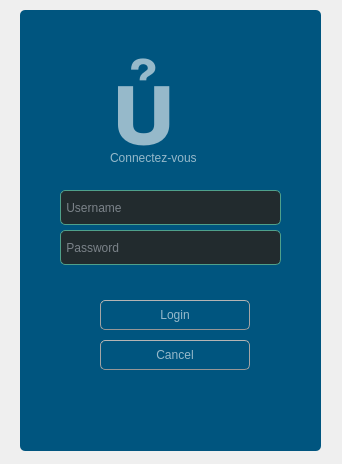
<?xml version="1.0" encoding="UTF-8"?>
<ui version="4.0">
 <class>MainWindow</class>
 <widget class="QMainWindow" name="MainWindow">
  <property name="geometry">
   <rect>
    <x>0</x>
    <y>0</y>
    <width>342</width>
    <height>464</height>
   </rect>
  </property>
  <property name="windowTitle">
   <string>Connexion</string>
  </property>
  <property name="styleSheet">
   <string notr="true">
QCheckBox {
	padding:2px;
}
QCheckBox:hover {
	border-radius:4px;
	border-style:solid;
	border-width:1px;
	padding-left: 1px;
	padding-right: 1px;
	padding-bottom: 1px;
	padding-top: 1px;
	border-color: rgb(255,150,60);
	background-color:qlineargradient(spread:pad, x1:0.5, y1:1, x2:0.5, y2:0, stop:0 rgba(190, 90, 50, 50), stop:1 rgba(250, 130, 40, 50));
}
QCheckBox::indicator:checked {
	border-radius:4px;
	border-style:solid;
	border-width:1px;
	border-color: rgb(246, 134, 86);
  	background-color:rgb(246, 134, 86)
}
QCheckBox::indicator:unchecked {
	border-radius:4px;
	border-style:solid;
	border-width:1px;
	border-color:rgb(246, 134, 86);
  	background-color:rgb(255,255,255);
}
QColorDialog {
	background-color:#f0f0f0;
}
QComboBox {
	color:rgb(81,72,65);
	background: #ffffff;
}
QComboBox:editable {
	background: #ffffff;
	color: rgb(81,72,65);
	selection-color:rgb(81,72,65);
	selection-background-color: #ffffff;
}
QComboBox QAbstractItemView {
	color:rgb(81,72,65);	
	background: #ffffff;
	selection-color: #ffffff;
	selection-background-color: rgb(246, 134, 86);
}
QComboBox:!editable:on, QComboBox::drop-down:editable:on {
	color:  #1e1d23;	
	background: #ffffff;
}
QDateTimeEdit {
	color:rgb(81,72,65);
	background-color: #ffffff;
}
QDateEdit {
	color:rgb(81,72,65);
	background-color: #ffffff;
}
QDialog {
	background-color:#f0f0f0;
}
QDoubleSpinBox {
	color:rgb(81,72,65);
	background-color: #ffffff;
}
QFontComboBox {
	color:rgb(81,72,65);
	background-color: #ffffff;
}
QLabel {
	color:rgb(17,17,17);
}
QLineEdit {
	background-color:rgb(255,255,255);
	selection-background-color:rgb(236,116,64);
	color:rgb(17,17,17);
}
QMenuBar {
	color:rgb(223,219,210);
	background-color:rgb(65,64,59);
}
QMenuBar::item {
	padding-top:4px;
	padding-left:4px;
	padding-right:4px;
	color:rgb(223,219,210);
	background-color:rgb(65,64,59);
}
QMenuBar::item:selected {
	color:rgb(255,255,255);
	padding-top:2px;
	padding-left:2px;
	padding-right:2px;
	border-top-width:2px;
	border-left-width:2px;
	border-right-width:2px;
	border-top-right-radius:4px;
	border-top-left-radius:4px;
	border-style:solid;
	background-color:rgb(65,64,59);
	border-top-color: rgb(47,47,44);
	border-right-color: qlineargradient(spread:pad, x1:0, y1:1, x2:1, y2:0, stop:0 rgba(90, 87, 78, 255), stop:1 rgba(47,47,44, 255));
	border-left-color:  qlineargradient(spread:pad, x1:1, y1:0, x2:0, y2:0, stop:0 rgba(90, 87, 78, 255), stop:1 rgba(47,47,44, 255));
}
QMenu {
	color:rgb(223,219,210);
	background-color:rgb(65,64,59);
}
QMenu::item {
	color:rgb(223,219,210);
	padding-left:20px;
	padding-top:4px;
	padding-bottom:4px;
	padding-right:10px;
}
QMenu::item:selected {
	color:rgb(255,255,255);
	background-color: qlineargradient(spread:pad, x1:0.5, y1:1, x2:0.5, y2:0, stop:0 rgba(225, 108, 54, 255), stop:1 rgba(246, 134, 86, 255));
	border-style:solid;
	border-width:3px;
	padding-left:17px;
	padding-top:4px;
	padding-bottom:4px;
	padding-right:7px;
	border-bottom-color:qlineargradient(spread:pad, x1:0.5, y1:1, x2:0.5, y2:0, stop:0 rgba(175,85,48,255), stop:1 rgba(236,114,67, 255));
	border-top-color:qlineargradient(spread:pad, x1:0.5, y1:1, x2:0.5, y2:0, stop:0 rgba(253,156,113,255), stop:1 rgba(205,90,46, 255));
	border-right-color:qlineargradient(spread:pad, x1:0, y1:0.5, x2:1, y2:0.5, stop:0 rgba(253,156,113,255), stop:1 rgba(205,90,46, 255));
	border-left-color:qlineargradient(spread:pad, x1:1, y1:0.5, x2:0, y2:0.5, stop:0 rgba(253,156,113,255), stop:1 rgba(205,90,46, 255));
}
QPlainTextEdit {
	border-width: 1px;
	border-style: solid;
	border-color:transparent;
	color:rgb(17,17,17);
	selection-background-color:rgb(236,116,64);
}
QProgressBar {
	text-align: center;
	color: rgb(0, 0, 0);
	border-width: 1px; 
	border-radius: 10px;
	border-style: inset;
	border-color: rgb(150,150,150);
	background-color:rgb(221,221,219);
}
QProgressBar::chunk:horizontal {
	background-color: qlineargradient(spread:pad, x1:0.5, y1:1, x2:0.5, y2:0, stop:0 rgba(225, 108, 54, 255), stop:1 rgba(246, 134, 86, 255));
	border-style: solid;
	border-radius:8px;
	border-width:1px;
	border-bottom-color:qlineargradient(spread:pad, x1:0.5, y1:1, x2:0.5, y2:0, stop:0 rgba(175,85,48,255), stop:1 rgba(236,114,67, 255));
	border-top-color:qlineargradient(spread:pad, x1:0.5, y1:1, x2:0.5, y2:0, stop:0 rgba(253,156,113,255), stop:1 rgba(205,90,46, 255));
	border-right-color:qlineargradient(spread:pad, x1:0, y1:0.5, x2:1, y2:0.5, stop:0 rgba(253,156,113,255), stop:1 rgba(205,90,46, 255));
	border-left-color:qlineargradient(spread:pad, x1:1, y1:0.5, x2:0, y2:0.5, stop:0 rgba(253,156,113,255), stop:1 rgba(205,90,46, 255));
}
QPushButton{
	color:rgb(17,17,17);
	border-width: 1px;
	border-radius: 6px;
	border-bottom-color: rgb(150,150,150);
	border-right-color: rgb(165,165,165);
	border-left-color: rgb(165,165,165);
	border-top-color: rgb(180,180,180);
	border-style: solid;
	padding: 4px;
	background-color: qlineargradient(spread:pad, x1:0.5, y1:1, x2:0.5, y2:0, stop:0 rgba(220, 220, 220, 255), stop:1 rgba(255, 255, 255, 255));
}
QPushButton:hover{
	color:rgb(17,17,17);
	border-width: 1px;
	border-radius:6px;
	border-top-color: rgb(255,150,60);
	border-right-color: qlineargradient(spread:pad, x1:0, y1:1, x2:1, y2:0, stop:0 rgba(200, 70, 20, 255), stop:1 rgba(255,150,60, 255));
	border-left-color:  qlineargradient(spread:pad, x1:1, y1:0, x2:0, y2:0, stop:0 rgba(200, 70, 20, 255), stop:1 rgba(255,150,60, 255));
	border-bottom-color: rgb(200,70,20);
	border-style: solid;
	padding: 2px;
	background-color: qlineargradient(spread:pad, x1:0.5, y1:1, x2:0.5, y2:0, stop:0 rgba(220, 220, 220, 255), stop:1 rgba(255, 255, 255, 255));
}
QPushButton:default{
	color:rgb(17,17,17);
	border-width: 1px;
	border-radius:6px;
	border-top-color: rgb(255,150,60);
	border-right-color: qlineargradient(spread:pad, x1:0, y1:1, x2:1, y2:0, stop:0 rgba(200, 70, 20, 255), stop:1 rgba(255,150,60, 255));
	border-left-color:  qlineargradient(spread:pad, x1:1, y1:0, x2:0, y2:0, stop:0 rgba(200, 70, 20, 255), stop:1 rgba(255,150,60, 255));
	border-bottom-color: rgb(200,70,20);
	border-style: solid;
	padding: 2px;
	background-color: qlineargradient(spread:pad, x1:0.5, y1:1, x2:0.5, y2:0, stop:0 rgba(220, 220, 220, 255), stop:1 rgba(255, 255, 255, 255));
}
QPushButton:pressed{
	color:rgb(17,17,17);
	border-width: 1px;
	border-radius: 6px;
	border-width: 1px;
	border-top-color: rgba(255,150,60,200);
	border-right-color: qlineargradient(spread:pad, x1:0, y1:1, x2:1, y2:0, stop:0 rgba(200, 70, 20, 255), stop:1 rgba(255,150,60, 200));
	border-left-color:  qlineargradient(spread:pad, x1:1, y1:0, x2:0, y2:0, stop:0 rgba(200, 70, 20, 255), stop:1 rgba(255,150,60, 200));
	border-bottom-color: rgba(200,70,20,200);
	border-style: solid;
	padding: 2px;
	background-color: qlineargradient(spread:pad, x1:0.5, y1:0, x2:0.5, y2:1, stop:0 rgba(220, 220, 220, 255), stop:1 rgba(255, 255, 255, 255));
}
QPushButton:disabled{
	color:rgb(174,167,159);
	border-width: 1px;
	border-radius: 6px;
	background-color: qlineargradient(spread:pad, x1:0.5, y1:1, x2:0.5, y2:0, stop:0 rgba(200, 200, 200, 255), stop:1 rgba(230, 230, 230, 255));
}
QRadioButton {
	padding: 1px;
}
QRadioButton::indicator:checked {
	height: 10px;
	width: 10px;
	border-style:solid;
	border-radius:5px;
	border-width: 1px;
	border-color: rgba(246, 134, 86, 255);
	color: #a9b7c6;
	background-color:rgba(246, 134, 86, 255);
}
QRadioButton::indicator:!checked {
	height: 10px;
	width: 10px;
	border-style:solid;
	border-radius:5px;
	border-width: 1px;
	border-color: rgb(246, 134, 86);
	color: #a9b7c6;
	background-color: transparent;
}
QScrollArea {
	color: #FFFFFF;
	background-color:#f0f0f0;
}
QSlider::groove {
	border-style: solid;
	border-width: 1px;
	border-color: rgb(207,207,207);
}
QSlider::groove:horizontal {
	height: 5px;
	background: rgb(246, 134, 86);
}
QSlider::groove:vertical {
	width: 5px;
	background: rgb(246, 134, 86);
}
QSlider::handle:horizontal {
	background: rgb(253,253,253);
	border-style: solid;
	border-width: 1px;
	border-color: rgb(207,207,207);
	width: 12px;
	margin: -5px 0;
	border-radius: 7px;
}
QSlider::handle:vertical {
	background: rgb(253,253,253);
	border-style: solid;
	border-width: 1px;
	border-color: rgb(207,207,207);
	height: 12px;
	margin: 0 -5px;
	border-radius: 7px;
}
QSlider::add-page:horizontal {
 	background: white;
}
QSlider::add-page:vertical {
	background: white;
}
QSlider::sub-page:horizontal {
	background: rgb(246, 134, 86);
}
QSlider::sub-page:vertical {
  	background: rgb(246, 134, 86);
}
QStatusBar {
	color:rgb(81,72,65);
}
QSpinBox {
	color:rgb(81,72,65);
	background-color: #ffffff;
}
QScrollBar:horizontal {
	max-height: 20px;
	border: 1px transparent grey;
	margin: 0px 20px 0px 20px;
}
QScrollBar::handle:horizontal {
	background: rgb(253,253,253);
	border-style: solid;
	border-width: 1px;
	border-color: rgb(207,207,207);
	border-radius: 7px;
	min-width: 25px;
}
QScrollBar::handle:horizontal:hover {
	background: rgb(253,253,253);
	border-style: solid;
	border-width: 1px;
	border-color: rgb(255,150,60);
	border-radius: 7px;
	min-width: 25px;
}
QScrollBar::add-line:horizontal {
  	border: 1px solid;
  	border-color: rgb(207,207,207);
  	border-top-right-radius: 7px;
  	border-top-left-radius: 7px;
  	border-bottom-right-radius: 7px;
  	background: rgb(255, 255, 255);
  	width: 20px;
  	subcontrol-position: right;
  	subcontrol-origin: margin;
}
QScrollBar::add-line:horizontal:hover {
  	border: 1px solid;
  	border-top-right-radius: 7px;
  	border-top-left-radius: 7px;
  	border-bottom-right-radius: 7px;
  	border-color: rgb(255,150,60);
  	background: rgb(255, 255, 255);
  	width: 20px;
  	subcontrol-position: right;
  	subcontrol-origin: margin;
}
QScrollBar::add-line:horizontal:pressed {
  	border: 1px solid grey;
  	border-top-left-radius: 7px;
  	border-top-right-radius: 7px;
  	border-bottom-right-radius: 7px;
  	background: rgb(231,231,231);
  	width: 20px;
  	subcontrol-position: right;
  	subcontrol-origin: margin;
}
QScrollBar::sub-line:horizontal {
  	border: 1px solid;
  	border-color: rgb(207,207,207);
  	border-top-right-radius: 7px;
  	border-top-left-radius: 7px;
  	border-bottom-left-radius: 7px;
  	background: rgb(255, 255, 255);
  	width: 20px;
  	subcontrol-position: left;
  	subcontrol-origin: margin;
}
QScrollBar::sub-line:horizontal:hover {
  	border: 1px solid;
  	border-color: rgb(255,150,60);
  	border-top-right-radius: 7px;
  	border-top-left-radius: 7px;
  	border-bottom-left-radius: 7px;
  	background: rgb(255, 255, 255);
  	width: 20px;
  	subcontrol-position: left;
  	subcontrol-origin: margin;
}
QScrollBar::sub-line:horizontal:pressed {
  	border: 1px solid grey;
  	border-top-right-radius: 7px;
  	border-top-left-radius: 7px;
  	border-bottom-left-radius: 7px;
  	background: rgb(231,231,231);
  	width: 20px;
  	subcontrol-position: left;
  	subcontrol-origin: margin;
}
QScrollBar::left-arrow:horizontal {
  	border: 1px transparent grey;
  	border-top-left-radius: 3px;
  	border-bottom-left-radius: 3px;
  	width: 6px;
  	height: 6px;
  	background: rgb(230,230,230);
}
QScrollBar::right-arrow:horizontal {
	border: 1px transparent grey;
	border-top-right-radius: 3px;
	border-bottom-right-radius: 3px;
  	width: 6px;
  	height: 6px;
 	background: rgb(230,230,230);
}
QScrollBar::add-page:horizontal, QScrollBar::sub-page:horizontal {
 	background: none;
} 
QScrollBar:vertical {
	max-width: 20px;
	border: 1px transparent grey;
	margin: 20px 0px 20px 0px;
}
QScrollBar::add-line:vertical {
	border: 1px solid;
	border-color: rgb(207,207,207);
	border-bottom-right-radius: 7px;
	border-bottom-left-radius: 7px;
	border-top-left-radius: 7px;
	background: rgb(255, 255, 255);
  	height: 20px;
  	subcontrol-position: bottom;
  	subcontrol-origin: margin;
}
QScrollBar::add-line:vertical:hover {
  	border: 1px solid;
  	border-color: rgb(255,150,60);
  	border-bottom-right-radius: 7px;
  	border-bottom-left-radius: 7px;
  	border-top-left-radius: 7px;
  	background: rgb(255, 255, 255);
  	height: 20px;
  	subcontrol-position: bottom;
  	subcontrol-origin: margin;
}
QScrollBar::add-line:vertical:pressed {
  	border: 1px solid grey;
  	border-bottom-left-radius: 7px;
  	border-bottom-right-radius: 7px;
  	border-top-left-radius: 7px;
  	background: rgb(231,231,231);
  	height: 20px;
  	subcontrol-position: bottom;
  	subcontrol-origin: margin;
}
QScrollBar::sub-line:vertical {
  	border: 1px solid;
  	border-color: rgb(207,207,207);
  	border-top-right-radius: 7px;
  	border-top-left-radius: 7px;
  	border-bottom-left-radius: 7px;
  	background: rgb(255, 255, 255);
  	height: 20px;
  	subcontrol-position: top;
  	subcontrol-origin: margin;
}
QScrollBar::sub-line:vertical:hover {
  	border: 1px solid;
  	border-color: rgb(255,150,60);
  	border-top-right-radius: 7px;
  	border-top-left-radius: 7px;
  	border-bottom-left-radius: 7px;
	background: rgb(255, 255, 255);
  	height: 20px;
  	subcontrol-position: top;
  	subcontrol-origin: margin;
}
QScrollBar::sub-line:vertical:pressed {
  	border: 1px solid grey;
  	border-top-left-radius: 7px;
  	border-top-right-radius: 7px;
  	background: rgb(231,231,231);
 	height: 20px;
  	subcontrol-position: top;
  	subcontrol-origin: margin;
}
QScrollBar::handle:vertical {
	background: rgb(253,253,253);
	border-style: solid;
	border-width: 1px;
	border-color: rgb(207,207,207);
	border-radius: 7px;
	min-height: 25px;
}
QScrollBar::handle:vertical:hover {
	background: rgb(253,253,253);
	border-style: solid;
	border-width: 1px;
	border-color: rgb(255,150,60);
	border-radius: 7px;
	min-height: 25px;
}
QScrollBar::up-arrow:vertical {
	border: 1px transparent grey;
  	border-top-left-radius: 3px;
	border-top-right-radius: 3px;
  	width: 6px;
  	height: 6px;
  	background: rgb(230,230,230);
}
QScrollBar::down-arrow:vertical {
  	border: 1px transparent grey;
  	border-bottom-left-radius: 3px;
  	border-bottom-right-radius: 3px;
  	width: 6px;
  	height: 6px;
  	background: rgb(230,230,230);
}
QScrollBar::add-page:vertical, QScrollBar::sub-page:vertical {
  	background: none;
}
QTabWidget {
	color:rgb(0,0,0);
	background-color:rgb(247,246,246);
}
QTabWidget::pane {
	border-color: rgb(180,180,180);
	background-color:rgb(247,246,246);
	border-style: solid;
	border-width: 1px;
  	border-radius: 6px;
}
QTabBar::tab {
	padding-left:4px;
	padding-right:4px;
	padding-bottom:2px;
	padding-top:2px;
	color:rgb(81,72,65);
  	background-color: qlineargradient(spread:pad, x1:0.5, y1:1, x2:0.5, y2:0, stop:0 rgba(221,218,217,255), stop:1 rgba(240,239,238,255));
	border-style: solid;
	border-width: 1px;
  	border-top-right-radius:4px;
	border-top-left-radius:4px;
	border-top-color: rgb(180,180,180);
	border-left-color: rgb(180,180,180);
	border-right-color: rgb(180,180,180);
	border-bottom-color: transparent;
}
QTabBar::tab:selected, QTabBar::tab:last:selected, QTabBar::tab:hover {
  	background-color:rgb(247,246,246);
  	margin-left: 0px;
  	margin-right: 1px;
}
QTabBar::tab:!selected {
	margin-top: 1px;
	margin-right: 1px;
}
QTextEdit {
	border-width: 1px;
	border-style: solid;
	border-color:transparent;
	color:rgb(17,17,17);
	selection-background-color:rgb(236,116,64);
}
QTimeEdit {
	color:rgb(81,72,65);
	background-color: #ffffff;
}
QToolBox {
	color:rgb(81,72,65);
	background-color: #ffffff;
}
QToolBox::tab {
	color:rgb(81,72,65);
	background-color: #ffffff;
}
QToolBox::tab:selected {
	color:rgb(81,72,65);
	background-color: #ffffff;
}</string>
  </property>
  <property name="animated">
   <bool>false</bool>
  </property>
  <property name="tabShape">
   <enum>QTabWidget::Triangular</enum>
  </property>
  <widget class="QWidget" name="centralwidget">
   <widget class="QWidget" name="widget" native="true">
    <property name="geometry">
     <rect>
      <x>20</x>
      <y>10</y>
      <width>301</width>
      <height>441</height>
     </rect>
    </property>
    <property name="styleSheet">
     <string notr="true">background-color: rgb(0, 85, 127);
border-radius:5px</string>
    </property>
    <widget class="QLineEdit" name="lineEdit">
     <property name="geometry">
      <rect>
       <x>40</x>
       <y>180</y>
       <width>221</width>
       <height>35</height>
      </rect>
     </property>
     <property name="styleSheet">
      <string notr="true">
QLineEdit {
	border-width: 1px;
	border-style: solid;
	border-color: #4fa08b;
	background-color: #222b2e;
	color: #d3dae3;
}
</string>
     </property>
     <property name="text">
      <string/>
     </property>
     <property name="placeholderText">
      <string notr="true"> Username</string>
     </property>
    </widget>
    <widget class="QLineEdit" name="lineEdit_2">
     <property name="geometry">
      <rect>
       <x>40</x>
       <y>220</y>
       <width>221</width>
       <height>35</height>
      </rect>
     </property>
     <property name="styleSheet">
      <string notr="true">QLineEdit {
	border-width: 1px;
	border-style: solid;
	border-color: #4fa08b;
	background-color: #222b2e;
	color: #d3dae3;
}</string>
     </property>
     <property name="echoMode">
      <enum>QLineEdit::Password</enum>
     </property>
     <property name="placeholderText">
      <string> Password</string>
     </property>
    </widget>
    <widget class="QPushButton" name="pushButton">
     <property name="geometry">
      <rect>
       <x>80</x>
       <y>290</y>
       <width>150</width>
       <height>30</height>
      </rect>
     </property>
     <property name="styleSheet">
      <string notr="true">font: 75 10pt &quot;MS Shell Dlg 2&quot;;
color:rgba(255,255,255,150)</string>
     </property>
     <property name="text">
      <string>Login</string>
     </property>
    </widget>
    <widget class="QLabel" name="label_4">
     <property name="geometry">
      <rect>
       <x>90</x>
       <y>20</y>
       <width>111</width>
       <height>141</height>
      </rect>
     </property>
     <property name="font">
      <font>
       <pointsize>81</pointsize>
       <weight>75</weight>
       <bold>true</bold>
      </font>
     </property>
     <property name="styleSheet">
      <string notr="true">color:rgba(255,255,255,150)</string>
     </property>
     <property name="text">
      <string></string>
     </property>
    </widget>
    <widget class="Line" name="line">
     <property name="geometry">
      <rect>
       <x>0</x>
       <y>140</y>
       <width>321</width>
       <height>20</height>
      </rect>
     </property>
     <property name="orientation">
      <enum>Qt::Horizontal</enum>
     </property>
    </widget>
    <widget class="QPushButton" name="pushButton_2">
     <property name="geometry">
      <rect>
       <x>80</x>
       <y>330</y>
       <width>150</width>
       <height>30</height>
      </rect>
     </property>
     <property name="styleSheet">
      <string notr="true">font: 75 10pt &quot;MS Shell Dlg 2&quot;;
color:rgba(255,255,255,150)</string>
     </property>
     <property name="text">
      <string>Cancel</string>
     </property>
    </widget>
    <widget class="QLabel" name="label">
     <property name="geometry">
      <rect>
       <x>90</x>
       <y>140</y>
       <width>121</width>
       <height>16</height>
      </rect>
     </property>
     <property name="styleSheet">
      <string notr="true">font: 75 13pt &quot;MS Shell Dlg 2&quot;;
color:rgba(255,255,255,150)</string>
     </property>
     <property name="text">
      <string>Connectez-vous</string>
     </property>
    </widget>
   </widget>
  </widget>
 </widget>
 <resources>
  <include location="resource.qrc"/>
 </resources>
 <connections/>
</ui>
